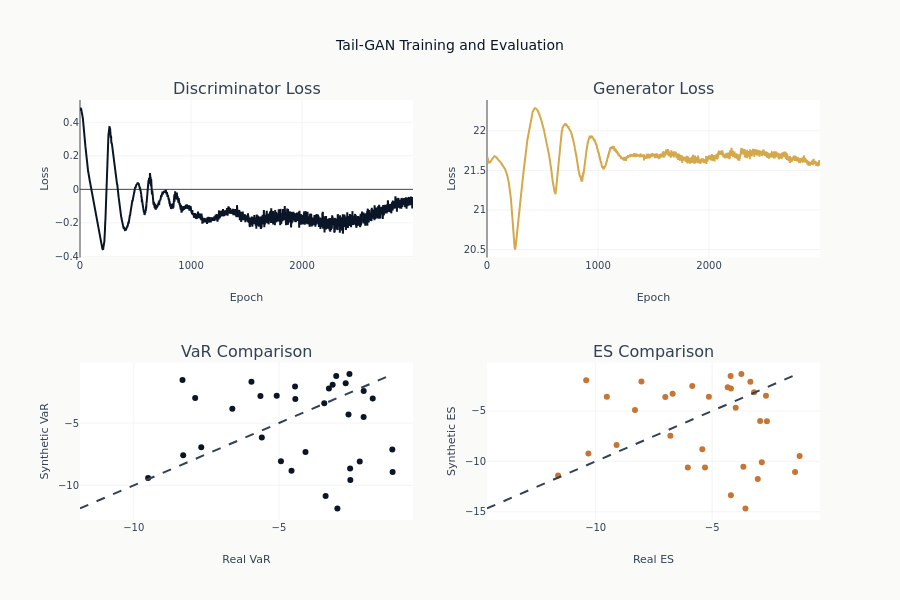

The code cell stored with this chart in its notebook:
### Markdown cell above
## 15. Visualization

### Code cell
fig = make_subplots(
    rows=2,
    cols=2,
    subplot_titles=["Discriminator Loss", "Generator Loss", "VaR Comparison", "ES Comparison"],
)

# Loss curves
fig.add_trace(
    go.Scatter(y=history["d_loss"], name="D Loss", line=dict(color=COLORS["blue"])),
    row=1,
    col=1,
)
fig.add_trace(
    go.Scatter(y=history["g_loss"], name="G Loss", line=dict(color=COLORS["amber"])),
    row=1,
    col=2,
)

# VaR comparison
fig.add_trace(
    go.Scatter(
        x=real_vars, y=synth_vars, mode="markers", name="VaR", marker=dict(color=COLORS["blue"])
    ),
    row=2,
    col=1,
)
var_range = [min(real_vars + synth_vars), max(real_vars + synth_vars)]
fig.add_trace(
    go.Scatter(
        x=var_range,
        y=var_range,
        mode="lines",
        name="y=x",
        line=dict(dash="dash", color=COLORS["neutral"]),
    ),
    row=2,
    col=1,
)

# ES comparison
fig.add_trace(
    go.Scatter(
        x=real_ess, y=synth_ess, mode="markers", name="ES", marker=dict(color=COLORS["copper"])
    ),
    row=2,
    col=2,
)
es_range = [min(real_ess + synth_ess), max(real_ess + synth_ess)]
fig.add_trace(
    go.Scatter(
        x=es_range,
        y=es_range,
        mode="lines",
        name="y=x",
        line=dict(dash="dash", color=COLORS["neutral"]),
    ),
    row=2,
    col=2,
)

fig.update_layout(
    title="Tail-GAN Training and Evaluation",
    template="ml4t",
    height=600,
    showlegend=False,
)
fig.update_xaxes(title_text="Epoch", row=1, col=1)
fig.update_xaxes(title_text="Epoch", row=1, col=2)
fig.update_xaxes(title_text="Real VaR", row=2, col=1)
fig.update_xaxes(title_text="Real ES", row=2, col=2)
fig.update_yaxes(title_text="Loss", row=1, col=1)
fig.update_yaxes(title_text="Loss", row=1, col=2)
fig.update_yaxes(title_text="Synthetic VaR", row=2, col=1)
fig.update_yaxes(title_text="Synthetic ES", row=2, col=2)

show_plotly_with_alt(
    fig,
    "Four panels. Top left, discriminator loss oscillates sharply for the first "
    "thousand epochs, then damps and settles slightly below zero. Top right, "
    "generator loss spikes early, then flattens and stays nearly constant for the "
    "remaining epochs. Bottom left and bottom right plot synthetic against real VaR "
    "and ES per strategy with a dashed 45-degree reference line; in both panels the "
    "points scatter widely on both sides of the line rather than clustering along "
    "it, so individual strategies are matched loosely in both directions.",
)

### Figure 1 — Plotly figure (JSON) as saved in the notebook; plotly's stock layout.template omitted (floating-point values rounded to 4 significant figures; data arrays with more than 128 entries replaced by an {"elided": "..."} marker saying what was removed)
{"data": [{"line": {"color": "#0a1628"}, "name": "D Loss", "type": "scatter", "xaxis": "x", "y": {"elided": "3000 float values"}, "yaxis": "y"}, {"line": {"color": "#D4A84B"}, "name": "G Loss", "type": "scatter", "xaxis": "x2", "y": {"elided": "3000 float values"}, "yaxis": "y2"}, {"marker": {"color": "#0a1628"}, "mode": "markers", "name": "VaR", "type": "scatter", "x": [-5.591, -7.885, -1.088, -1.772, -8.297, -2.219, -8.321, -3.279, -4.436, -6.606, -3.394, -5.078, -4.447, -2.607, -2.989, -3.441, -3.152, -2.703, -2.543, -7.676, -4.932, -9.506, -4.088, -2.086, -5.638, -2.551, -5.948, -4.568, -1.098, -2.573, -2.083, -3.029], "xaxis": "x3", "y": [-6.151, -2.997, -8.921, -3.025, -7.59, -8.087, -1.552, -2.235, -3.069, -3.854, -10.85, -2.812, -2.067, -4.314, -11.85, -3.413, -1.933, -1.799, -9.568, -6.935, -8.074, -9.411, -7.331, -4.522, -2.818, -8.642, -1.687, -8.824, -7.122, -1.071, -2.422, -1.226], "yaxis": "y3"}, {"line": {"color": "#334155", "dash": "dash"}, "mode": "lines", "name": "y=x", "type": "scatter", "x": [-11.85, -1.071], "xaxis": "x3", "y": [-11.85, -1.071], "yaxis": "y3"}, {"marker": {"color": "#C87533"}, "mode": "markers", "name": "ES", "type": "scatter", "x": [-6.795, -9.521, -1.441, -2.69, -10.31, -2.867, -10.41, -4.195, -5.14, -8.313, -4.195, -6.696, -5.854, -2.939, -3.571, -3.989, -4.333, -3.359, -3.041, -9.103, -6.045, -11.61, -5.422, -2.649, -7.011, -3.66, -8.036, -5.307, -1.246, -3.746, -3.2, -4.208], "xaxis": "x4", "y": [-7.452, -3.585, -11.07, -3.488, -9.229, -10.09, -1.951, -2.779, -3.595, -4.899, -13.36, -3.301, -2.523, -5.999, -14.67, -4.675, -2.654, -2.111, -11.76, -8.382, -10.61, -11.41, -8.81, -6.025, -3.616, -10.53, -2.084, -10.62, -9.481, -1.348, -3.154, -1.543], "yaxis": "y4"}, {"line": {"color": "#334155", "dash": "dash"}, "mode": "lines", "name": "y=x", "type": "scatter", "x": [-14.67, -1.246], "xaxis": "x4", "y": [-14.67, -1.246], "yaxis": "y4"}], "layout": {"annotations": [{"font": {"size": 16}, "showarrow": false, "text": "Discriminator Loss", "x": 0.225, "xanchor": "center", "xref": "paper", "y": 1.0, "yanchor": "bottom", "yref": "paper"}, {"font": {"size": 16}, "showarrow": false, "text": "Generator Loss", "x": 0.775, "xanchor": "center", "xref": "paper", "y": 1.0, "yanchor": "bottom", "yref": "paper"}, {"font": {"size": 16}, "showarrow": false, "text": "VaR Comparison", "x": 0.225, "xanchor": "center", "xref": "paper", "y": 0.375, "yanchor": "bottom", "yref": "paper"}, {"font": {"size": 16}, "showarrow": false, "text": "ES Comparison", "x": 0.775, "xanchor": "center", "xref": "paper", "y": 0.375, "yanchor": "bottom", "yref": "paper"}], "height": 600, "showlegend": false, "title": {"text": "Tail-GAN Training and Evaluation"}, "xaxis": {"anchor": "y", "domain": [0.0, 0.45], "title": {"text": "Epoch"}}, "xaxis2": {"anchor": "y2", "domain": [0.55, 1.0], "title": {"text": "Epoch"}}, "xaxis3": {"anchor": "y3", "domain": [0.0, 0.45], "title": {"text": "Real VaR"}}, "xaxis4": {"anchor": "y4", "domain": [0.55, 1.0], "title": {"text": "Real ES"}}, "yaxis": {"anchor": "x", "domain": [0.625, 1.0], "title": {"text": "Loss"}}, "yaxis2": {"anchor": "x2", "domain": [0.625, 1.0], "title": {"text": "Loss"}}, "yaxis3": {"anchor": "x3", "domain": [0.0, 0.375], "title": {"text": "Synthetic VaR"}}, "yaxis4": {"anchor": "x4", "domain": [0.0, 0.375], "title": {"text": "Synthetic ES"}}}}
